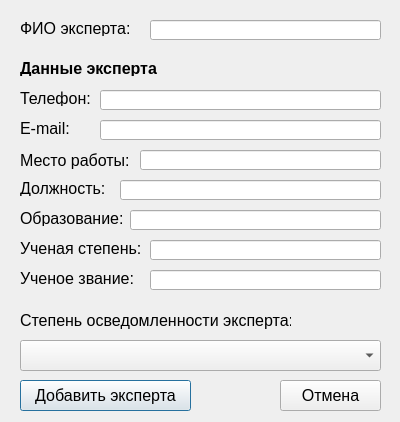
<?xml version="1.0" encoding="UTF-8"?>
<ui version="4.0">
 <class>Add_expert</class>
 <widget class="QDialog" name="Add_expert">
  <property name="geometry">
   <rect>
    <x>0</x>
    <y>0</y>
    <width>400</width>
    <height>422</height>
   </rect>
  </property>
  <property name="minimumSize">
   <size>
    <width>400</width>
    <height>422</height>
   </size>
  </property>
  <property name="maximumSize">
   <size>
    <width>400</width>
    <height>422</height>
   </size>
  </property>
  <property name="windowTitle">
   <string>Добавление эксперта</string>
  </property>
  <widget class="QPushButton" name="pushButton_add_expert">
   <property name="geometry">
    <rect>
     <x>20</x>
     <y>380</y>
     <width>171</width>
     <height>31</height>
    </rect>
   </property>
   <property name="font">
    <font>
     <pointsize>12</pointsize>
    </font>
   </property>
   <property name="text">
    <string>Добавить эксперта</string>
   </property>
  </widget>
  <widget class="QPushButton" name="pushButton_exit">
   <property name="geometry">
    <rect>
     <x>280</x>
     <y>380</y>
     <width>101</width>
     <height>31</height>
    </rect>
   </property>
   <property name="font">
    <font>
     <pointsize>12</pointsize>
    </font>
   </property>
   <property name="text">
    <string>Отмена</string>
   </property>
  </widget>
  <widget class="QLabel" name="label_name_expert">
   <property name="geometry">
    <rect>
     <x>20</x>
     <y>20</y>
     <width>131</width>
     <height>16</height>
    </rect>
   </property>
   <property name="font">
    <font>
     <pointsize>12</pointsize>
     <weight>50</weight>
     <bold>false</bold>
    </font>
   </property>
   <property name="text">
    <string>ФИО эксперта:</string>
   </property>
  </widget>
  <widget class="QLineEdit" name="lineEdit_name_expert">
   <property name="geometry">
    <rect>
     <x>150</x>
     <y>20</y>
     <width>231</width>
     <height>20</height>
    </rect>
   </property>
   <property name="font">
    <font>
     <weight>50</weight>
     <bold>false</bold>
    </font>
   </property>
  </widget>
  <widget class="QComboBox" name="comboBox_category_expert">
   <property name="geometry">
    <rect>
     <x>20</x>
     <y>340</y>
     <width>361</width>
     <height>31</height>
    </rect>
   </property>
   <property name="font">
    <font>
     <pointsize>12</pointsize>
    </font>
   </property>
  </widget>
  <widget class="QLabel" name="label_email_expert">
   <property name="geometry">
    <rect>
     <x>20</x>
     <y>120</y>
     <width>61</width>
     <height>16</height>
    </rect>
   </property>
   <property name="font">
    <font>
     <pointsize>12</pointsize>
    </font>
   </property>
   <property name="text">
    <string>E-mail:</string>
   </property>
  </widget>
  <widget class="QLabel" name="label_phone_expert">
   <property name="geometry">
    <rect>
     <x>20</x>
     <y>90</y>
     <width>81</width>
     <height>16</height>
    </rect>
   </property>
   <property name="font">
    <font>
     <pointsize>12</pointsize>
    </font>
   </property>
   <property name="text">
    <string>Телефон:</string>
   </property>
  </widget>
  <widget class="QLineEdit" name="lineEdit_email_expert">
   <property name="geometry">
    <rect>
     <x>100</x>
     <y>120</y>
     <width>281</width>
     <height>20</height>
    </rect>
   </property>
   <property name="font">
    <font>
     <pointsize>12</pointsize>
    </font>
   </property>
  </widget>
  <widget class="QLineEdit" name="lineEdit_phone_expert">
   <property name="geometry">
    <rect>
     <x>100</x>
     <y>90</y>
     <width>281</width>
     <height>20</height>
    </rect>
   </property>
   <property name="font">
    <font>
     <pointsize>12</pointsize>
    </font>
   </property>
  </widget>
  <widget class="QLabel" name="label_position_expert">
   <property name="geometry">
    <rect>
     <x>20</x>
     <y>180</y>
     <width>91</width>
     <height>16</height>
    </rect>
   </property>
   <property name="font">
    <font>
     <pointsize>12</pointsize>
    </font>
   </property>
   <property name="text">
    <string>Должность:</string>
   </property>
  </widget>
  <widget class="QLabel" name="label_work_place_expert">
   <property name="geometry">
    <rect>
     <x>20</x>
     <y>150</y>
     <width>111</width>
     <height>21</height>
    </rect>
   </property>
   <property name="font">
    <font>
     <pointsize>12</pointsize>
    </font>
   </property>
   <property name="text">
    <string>Место работы:</string>
   </property>
  </widget>
  <widget class="QLineEdit" name="lineEdit_position_expert">
   <property name="geometry">
    <rect>
     <x>120</x>
     <y>180</y>
     <width>261</width>
     <height>20</height>
    </rect>
   </property>
   <property name="font">
    <font>
     <pointsize>12</pointsize>
    </font>
   </property>
  </widget>
  <widget class="QLineEdit" name="lineEdit_work_place_expert">
   <property name="geometry">
    <rect>
     <x>140</x>
     <y>150</y>
     <width>241</width>
     <height>20</height>
    </rect>
   </property>
   <property name="font">
    <font>
     <pointsize>12</pointsize>
    </font>
   </property>
  </widget>
  <widget class="QLabel" name="label_expert_data">
   <property name="geometry">
    <rect>
     <x>20</x>
     <y>60</y>
     <width>171</width>
     <height>16</height>
    </rect>
   </property>
   <property name="font">
    <font>
     <pointsize>12</pointsize>
     <weight>75</weight>
     <bold>true</bold>
    </font>
   </property>
   <property name="text">
    <string>Данные эксперта</string>
   </property>
  </widget>
  <widget class="QLabel" name="label_education_expert">
   <property name="geometry">
    <rect>
     <x>20</x>
     <y>210</y>
     <width>111</width>
     <height>16</height>
    </rect>
   </property>
   <property name="font">
    <font>
     <pointsize>12</pointsize>
    </font>
   </property>
   <property name="text">
    <string>Образование:</string>
   </property>
  </widget>
  <widget class="QLineEdit" name="lineEdit_education_expert">
   <property name="geometry">
    <rect>
     <x>130</x>
     <y>210</y>
     <width>251</width>
     <height>20</height>
    </rect>
   </property>
   <property name="font">
    <font>
     <pointsize>12</pointsize>
    </font>
   </property>
  </widget>
  <widget class="QLabel" name="label_academic_degree_expert">
   <property name="geometry">
    <rect>
     <x>20</x>
     <y>240</y>
     <width>131</width>
     <height>16</height>
    </rect>
   </property>
   <property name="font">
    <font>
     <pointsize>12</pointsize>
    </font>
   </property>
   <property name="text">
    <string>Ученая степень:</string>
   </property>
  </widget>
  <widget class="QLineEdit" name="lineEdit_academic_degree_expert">
   <property name="geometry">
    <rect>
     <x>150</x>
     <y>240</y>
     <width>231</width>
     <height>20</height>
    </rect>
   </property>
   <property name="font">
    <font>
     <pointsize>12</pointsize>
    </font>
   </property>
  </widget>
  <widget class="QLabel" name="label_academic_rank_expert">
   <property name="geometry">
    <rect>
     <x>20</x>
     <y>270</y>
     <width>131</width>
     <height>16</height>
    </rect>
   </property>
   <property name="font">
    <font>
     <pointsize>12</pointsize>
    </font>
   </property>
   <property name="text">
    <string>Ученое звание:</string>
   </property>
  </widget>
  <widget class="QLineEdit" name="lineEdit_academic_rank_expert">
   <property name="geometry">
    <rect>
     <x>150</x>
     <y>270</y>
     <width>231</width>
     <height>20</height>
    </rect>
   </property>
   <property name="font">
    <font>
     <pointsize>12</pointsize>
    </font>
   </property>
  </widget>
  <widget class="QLabel" name="label_category_expert">
   <property name="geometry">
    <rect>
     <x>20</x>
     <y>310</y>
     <width>271</width>
     <height>21</height>
    </rect>
   </property>
   <property name="font">
    <font>
     <pointsize>12</pointsize>
    </font>
   </property>
   <property name="text">
    <string>Степень осведомленности эксперта:</string>
   </property>
   <property name="textFormat">
    <enum>Qt::AutoText</enum>
   </property>
  </widget>
 </widget>
 <resources/>
 <connections/>
</ui>
